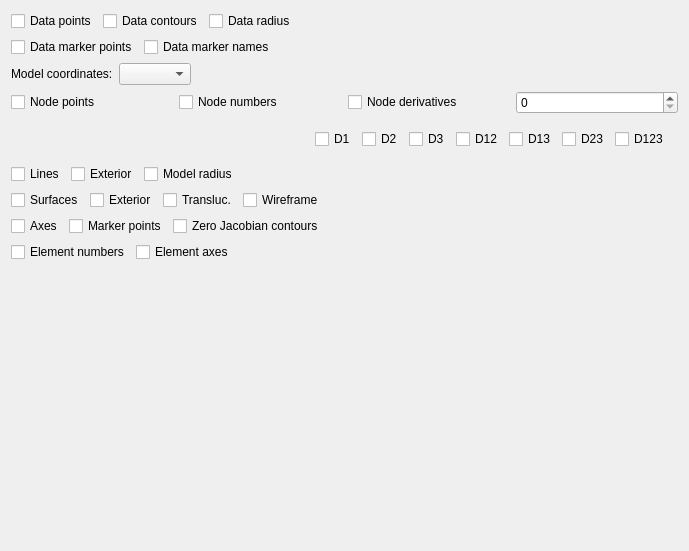
<?xml version="1.0" encoding="UTF-8"?>
<ui version="4.0">
 <class>DisplaySettings</class>
 <widget class="QWidget" name="DisplaySettings">
  <property name="geometry">
   <rect>
    <x>0</x>
    <y>0</y>
    <width>689</width>
    <height>551</height>
   </rect>
  </property>
  <property name="windowTitle">
   <string>Display Settings</string>
  </property>
  <layout class="QVBoxLayout" name="verticalLayout">
   <item>
    <widget class="QFrame" name="displayData_frame">
     <property name="frameShape">
      <enum>QFrame::NoFrame</enum>
     </property>
     <layout class="QVBoxLayout" name="verticalLayout_11">
      <property name="leftMargin">
       <number>0</number>
      </property>
      <property name="topMargin">
       <number>0</number>
      </property>
      <property name="rightMargin">
       <number>0</number>
      </property>
      <property name="bottomMargin">
       <number>0</number>
      </property>
      <item>
       <widget class="QFrame" name="displayDataPoints_frame">
        <property name="frameShape">
         <enum>QFrame::NoFrame</enum>
        </property>
        <layout class="QHBoxLayout" name="horizontalLayout_9">
         <property name="leftMargin">
          <number>0</number>
         </property>
         <property name="topMargin">
          <number>0</number>
         </property>
         <property name="rightMargin">
          <number>0</number>
         </property>
         <property name="bottomMargin">
          <number>0</number>
         </property>
         <item>
          <widget class="QCheckBox" name="displayDataPoints_checkBox">
           <property name="text">
            <string>Data points</string>
           </property>
          </widget>
         </item>
         <item>
          <widget class="QCheckBox" name="displayDataContours_checkBox">
           <property name="text">
            <string>Data contours</string>
           </property>
          </widget>
         </item>
         <item>
          <widget class="QCheckBox" name="displayDataRadius_checkBox">
           <property name="text">
            <string>Data radius</string>
           </property>
          </widget>
         </item>
         <item>
          <spacer name="displayDataPoints_horizontalSpacer">
           <property name="orientation">
            <enum>Qt::Horizontal</enum>
           </property>
           <property name="sizeHint" stdset="0">
            <size>
             <width>40</width>
             <height>20</height>
            </size>
           </property>
          </spacer>
         </item>
        </layout>
       </widget>
      </item>
      <item>
       <widget class="QFrame" name="displayDataMarkers_frame">
        <property name="frameShape">
         <enum>QFrame::NoFrame</enum>
        </property>
        <layout class="QHBoxLayout" name="horizontalLayout_10">
         <property name="leftMargin">
          <number>0</number>
         </property>
         <property name="topMargin">
          <number>0</number>
         </property>
         <property name="rightMargin">
          <number>0</number>
         </property>
         <property name="bottomMargin">
          <number>0</number>
         </property>
         <item>
          <widget class="QCheckBox" name="displayDataMarkerPoints_checkBox">
           <property name="text">
            <string>Data marker points</string>
           </property>
          </widget>
         </item>
         <item>
          <widget class="QCheckBox" name="displayDataMarkerNames_checkBox">
           <property name="text">
            <string>Data marker names</string>
           </property>
          </widget>
         </item>
         <item>
          <spacer name="displayDataMarkers_horizontalSpacer">
           <property name="orientation">
            <enum>Qt::Horizontal</enum>
           </property>
           <property name="sizeHint" stdset="0">
            <size>
             <width>40</width>
             <height>20</height>
            </size>
           </property>
          </spacer>
         </item>
        </layout>
       </widget>
      </item>
     </layout>
    </widget>
   </item>
   <item>
    <widget class="QFrame" name="displayModelCoordinates_frame">
     <property name="frameShape">
      <enum>QFrame::NoFrame</enum>
     </property>
     <layout class="QFormLayout" name="formLayout_3">
      <property name="fieldGrowthPolicy">
       <enum>QFormLayout::FieldsStayAtSizeHint</enum>
      </property>
      <property name="leftMargin">
       <number>0</number>
      </property>
      <property name="topMargin">
       <number>0</number>
      </property>
      <property name="rightMargin">
       <number>0</number>
      </property>
      <property name="bottomMargin">
       <number>0</number>
      </property>
      <item row="0" column="0">
       <widget class="QLabel" name="displayModelCoordinates_label">
        <property name="text">
         <string>Model coordinates:</string>
        </property>
       </widget>
      </item>
      <item row="0" column="1">
       <widget class="FieldChooserWidget" name="displayModelCoordinates_fieldChooser"/>
      </item>
     </layout>
    </widget>
   </item>
   <item>
    <widget class="QFrame" name="displayNodes_frame">
     <property name="frameShape">
      <enum>QFrame::NoFrame</enum>
     </property>
     <layout class="QHBoxLayout" name="horizontalLayout_6">
      <property name="leftMargin">
       <number>0</number>
      </property>
      <property name="topMargin">
       <number>0</number>
      </property>
      <property name="rightMargin">
       <number>0</number>
      </property>
      <property name="bottomMargin">
       <number>0</number>
      </property>
      <item>
       <widget class="QCheckBox" name="displayNodePoints_checkBox">
        <property name="text">
         <string>Node points</string>
        </property>
       </widget>
      </item>
      <item>
       <widget class="QCheckBox" name="displayNodeNumbers_checkBox">
        <property name="sizePolicy">
         <sizepolicy hsizetype="Minimum" vsizetype="Fixed">
          <horstretch>0</horstretch>
          <verstretch>0</verstretch>
         </sizepolicy>
        </property>
        <property name="text">
         <string>Node numbers</string>
        </property>
       </widget>
      </item>
      <item>
       <widget class="QCheckBox" name="displayNodeDerivatives_checkBox">
        <property name="sizePolicy">
         <sizepolicy hsizetype="Minimum" vsizetype="Fixed">
          <horstretch>0</horstretch>
          <verstretch>0</verstretch>
         </sizepolicy>
        </property>
        <property name="toolTip">
         <string>&lt;html&gt;&lt;head/&gt;&lt;body&gt;&lt;p&gt;Show node derivatives on:&lt;br/&gt;[ ] None&lt;br/&gt;[-] Selected nodes&lt;br/&gt;[/] All nodes&lt;/p&gt;&lt;/body&gt;&lt;/html&gt;</string>
        </property>
        <property name="text">
         <string>Node derivatives</string>
        </property>
        <property name="tristate">
         <bool>true</bool>
        </property>
       </widget>
      </item>
      <item>
       <widget class="QSpinBox" name="displayNodeDerivativesVersion_spinBox">
        <property name="toolTip">
         <string>&lt;html&gt;&lt;head/&gt;&lt;body&gt;&lt;p&gt;Show specified node derivative version, or 0 to show all versions.&lt;/p&gt;&lt;/body&gt;&lt;/html&gt;</string>
        </property>
       </widget>
      </item>
     </layout>
    </widget>
   </item>
   <item>
    <widget class="QFrame" name="displayNodeDerivativeLabels_frame">
     <property name="frameShape">
      <enum>QFrame::NoFrame</enum>
     </property>
     <layout class="QGridLayout" name="gridLayout">
      <item row="0" column="0">
       <spacer name="displayNodeDerivativeLabels_horizontalSpacer">
        <property name="orientation">
         <enum>Qt::Horizontal</enum>
        </property>
        <property name="sizeHint" stdset="0">
         <size>
          <width>40</width>
          <height>20</height>
         </size>
        </property>
       </spacer>
      </item>
      <item row="0" column="1">
       <widget class="QCheckBox" name="displayNodeDerivativeLabelsD1_checkBox">
        <property name="sizePolicy">
         <sizepolicy hsizetype="Minimum" vsizetype="Fixed">
          <horstretch>0</horstretch>
          <verstretch>0</verstretch>
         </sizepolicy>
        </property>
        <property name="text">
         <string>D1</string>
        </property>
       </widget>
      </item>
      <item row="0" column="2">
       <widget class="QCheckBox" name="displayNodeDerivativeLabelsD2_checkBox">
        <property name="sizePolicy">
         <sizepolicy hsizetype="Minimum" vsizetype="Fixed">
          <horstretch>0</horstretch>
          <verstretch>0</verstretch>
         </sizepolicy>
        </property>
        <property name="text">
         <string>D2</string>
        </property>
       </widget>
      </item>
      <item row="0" column="3">
       <widget class="QCheckBox" name="displayNodeDerivativeLabelsD3_checkBox">
        <property name="sizePolicy">
         <sizepolicy hsizetype="Minimum" vsizetype="Fixed">
          <horstretch>0</horstretch>
          <verstretch>0</verstretch>
         </sizepolicy>
        </property>
        <property name="text">
         <string>D3</string>
        </property>
       </widget>
      </item>
      <item row="0" column="4">
       <widget class="QCheckBox" name="displayNodeDerivativeLabelsD12_checkBox">
        <property name="sizePolicy">
         <sizepolicy hsizetype="Minimum" vsizetype="Fixed">
          <horstretch>0</horstretch>
          <verstretch>0</verstretch>
         </sizepolicy>
        </property>
        <property name="text">
         <string>D12</string>
        </property>
       </widget>
      </item>
      <item row="0" column="5">
       <widget class="QCheckBox" name="displayNodeDerivativeLabelsD13_checkBox">
        <property name="sizePolicy">
         <sizepolicy hsizetype="Minimum" vsizetype="Fixed">
          <horstretch>0</horstretch>
          <verstretch>0</verstretch>
         </sizepolicy>
        </property>
        <property name="text">
         <string>D13</string>
        </property>
       </widget>
      </item>
      <item row="0" column="6">
       <widget class="QCheckBox" name="displayNodeDerivativeLabelsD23_checkBox">
        <property name="sizePolicy">
         <sizepolicy hsizetype="Minimum" vsizetype="Fixed">
          <horstretch>0</horstretch>
          <verstretch>0</verstretch>
         </sizepolicy>
        </property>
        <property name="text">
         <string>D23</string>
        </property>
       </widget>
      </item>
      <item row="0" column="7">
       <widget class="QCheckBox" name="displayNodeDerivativeLabelsD123_checkBox">
        <property name="sizePolicy">
         <sizepolicy hsizetype="Minimum" vsizetype="Fixed">
          <horstretch>0</horstretch>
          <verstretch>0</verstretch>
         </sizepolicy>
        </property>
        <property name="text">
         <string>D123</string>
        </property>
       </widget>
      </item>
     </layout>
    </widget>
   </item>
   <item>
    <widget class="QFrame" name="displayLines_frame">
     <property name="frameShape">
      <enum>QFrame::NoFrame</enum>
     </property>
     <layout class="QHBoxLayout" name="horizontalLayout_5">
      <property name="leftMargin">
       <number>0</number>
      </property>
      <property name="topMargin">
       <number>0</number>
      </property>
      <property name="rightMargin">
       <number>0</number>
      </property>
      <property name="bottomMargin">
       <number>0</number>
      </property>
      <item>
       <widget class="QCheckBox" name="displayLines_checkBox">
        <property name="text">
         <string>Lines</string>
        </property>
       </widget>
      </item>
      <item>
       <widget class="QCheckBox" name="displayLinesExterior_checkBox">
        <property name="sizePolicy">
         <sizepolicy hsizetype="Minimum" vsizetype="Fixed">
          <horstretch>0</horstretch>
          <verstretch>0</verstretch>
         </sizepolicy>
        </property>
        <property name="text">
         <string>Exterior</string>
        </property>
       </widget>
      </item>
      <item>
       <widget class="QCheckBox" name="displayModelRadius_checkBox">
        <property name="text">
         <string>Model radius</string>
        </property>
       </widget>
      </item>
      <item>
       <spacer name="displayLines_horizontalSpacer">
        <property name="orientation">
         <enum>Qt::Horizontal</enum>
        </property>
        <property name="sizeHint" stdset="0">
         <size>
          <width>40</width>
          <height>20</height>
         </size>
        </property>
       </spacer>
      </item>
     </layout>
    </widget>
   </item>
   <item>
    <widget class="QFrame" name="displaySurfaces_frame">
     <property name="frameShape">
      <enum>QFrame::NoFrame</enum>
     </property>
     <layout class="QHBoxLayout" name="horizontalLayout_3">
      <property name="leftMargin">
       <number>0</number>
      </property>
      <property name="topMargin">
       <number>0</number>
      </property>
      <property name="rightMargin">
       <number>0</number>
      </property>
      <property name="bottomMargin">
       <number>0</number>
      </property>
      <item>
       <widget class="QCheckBox" name="displaySurfaces_checkBox">
        <property name="text">
         <string>Surfaces</string>
        </property>
       </widget>
      </item>
      <item>
       <widget class="QCheckBox" name="displaySurfacesExterior_checkBox">
        <property name="sizePolicy">
         <sizepolicy hsizetype="Minimum" vsizetype="Fixed">
          <horstretch>0</horstretch>
          <verstretch>0</verstretch>
         </sizepolicy>
        </property>
        <property name="text">
         <string>Exterior</string>
        </property>
       </widget>
      </item>
      <item>
       <widget class="QCheckBox" name="displaySurfacesTranslucent_checkBox">
        <property name="sizePolicy">
         <sizepolicy hsizetype="Minimum" vsizetype="Fixed">
          <horstretch>0</horstretch>
          <verstretch>0</verstretch>
         </sizepolicy>
        </property>
        <property name="text">
         <string>Transluc.</string>
        </property>
       </widget>
      </item>
      <item>
       <widget class="QCheckBox" name="displaySurfacesWireframe_checkBox">
        <property name="sizePolicy">
         <sizepolicy hsizetype="Minimum" vsizetype="Fixed">
          <horstretch>0</horstretch>
          <verstretch>0</verstretch>
         </sizepolicy>
        </property>
        <property name="text">
         <string>Wireframe</string>
        </property>
       </widget>
      </item>
      <item>
       <spacer name="displaySurfaces_horizontalSpacer">
        <property name="orientation">
         <enum>Qt::Horizontal</enum>
        </property>
        <property name="sizeHint" stdset="0">
         <size>
          <width>40</width>
          <height>20</height>
         </size>
        </property>
       </spacer>
      </item>
     </layout>
    </widget>
   </item>
   <item>
    <widget class="QFrame" name="displayMisc_frame">
     <property name="frameShape">
      <enum>QFrame::NoFrame</enum>
     </property>
     <layout class="QHBoxLayout" name="horizontalLayout_8">
      <property name="leftMargin">
       <number>0</number>
      </property>
      <property name="topMargin">
       <number>0</number>
      </property>
      <property name="rightMargin">
       <number>0</number>
      </property>
      <property name="bottomMargin">
       <number>0</number>
      </property>
      <item>
       <widget class="QCheckBox" name="displayAxes_checkBox">
        <property name="text">
         <string>Axes</string>
        </property>
       </widget>
      </item>
      <item>
       <widget class="QCheckBox" name="displayMarkerPoints_checkBox">
        <property name="text">
         <string>Marker points</string>
        </property>
       </widget>
      </item>
      <item>
       <widget class="QCheckBox" name="displayZeroJacobianContours_checkBox">
        <property name="text">
         <string>Zero Jacobian contours</string>
        </property>
       </widget>
      </item>
      <item>
       <spacer name="displaytMisc_horizontalSpacer">
        <property name="orientation">
         <enum>Qt::Horizontal</enum>
        </property>
        <property name="sizeHint" stdset="0">
         <size>
          <width>40</width>
          <height>20</height>
         </size>
        </property>
       </spacer>
      </item>
     </layout>
    </widget>
   </item>
   <item>
    <widget class="QFrame" name="displayElements_frame">
     <property name="frameShape">
      <enum>QFrame::NoFrame</enum>
     </property>
     <layout class="QHBoxLayout" name="horizontalLayout_4">
      <property name="leftMargin">
       <number>0</number>
      </property>
      <property name="topMargin">
       <number>0</number>
      </property>
      <property name="rightMargin">
       <number>0</number>
      </property>
      <property name="bottomMargin">
       <number>0</number>
      </property>
      <item>
       <widget class="QCheckBox" name="displayElementNumbers_checkBox">
        <property name="text">
         <string>Element numbers</string>
        </property>
       </widget>
      </item>
      <item>
       <widget class="QCheckBox" name="displayElementAxes_checkBox">
        <property name="sizePolicy">
         <sizepolicy hsizetype="Minimum" vsizetype="Fixed">
          <horstretch>0</horstretch>
          <verstretch>0</verstretch>
         </sizepolicy>
        </property>
        <property name="text">
         <string>Element axes</string>
        </property>
       </widget>
      </item>
      <item>
       <spacer name="displayElements_horizontalSpacer">
        <property name="orientation">
         <enum>Qt::Horizontal</enum>
        </property>
        <property name="sizeHint" stdset="0">
         <size>
          <width>40</width>
          <height>20</height>
         </size>
        </property>
       </spacer>
      </item>
     </layout>
    </widget>
   </item>
   <item>
    <spacer name="verticalSpacer">
     <property name="orientation">
      <enum>Qt::Vertical</enum>
     </property>
     <property name="sizeHint" stdset="0">
      <size>
       <width>20</width>
       <height>120</height>
      </size>
     </property>
    </spacer>
   </item>
  </layout>
 </widget>
 <customwidgets>
  <customwidget>
   <class>FieldChooserWidget</class>
   <extends>QComboBox</extends>
   <header>cmlibs/widgets/fieldchooserwidget.h</header>
  </customwidget>
 </customwidgets>
 <resources/>
 <connections/>
</ui>
